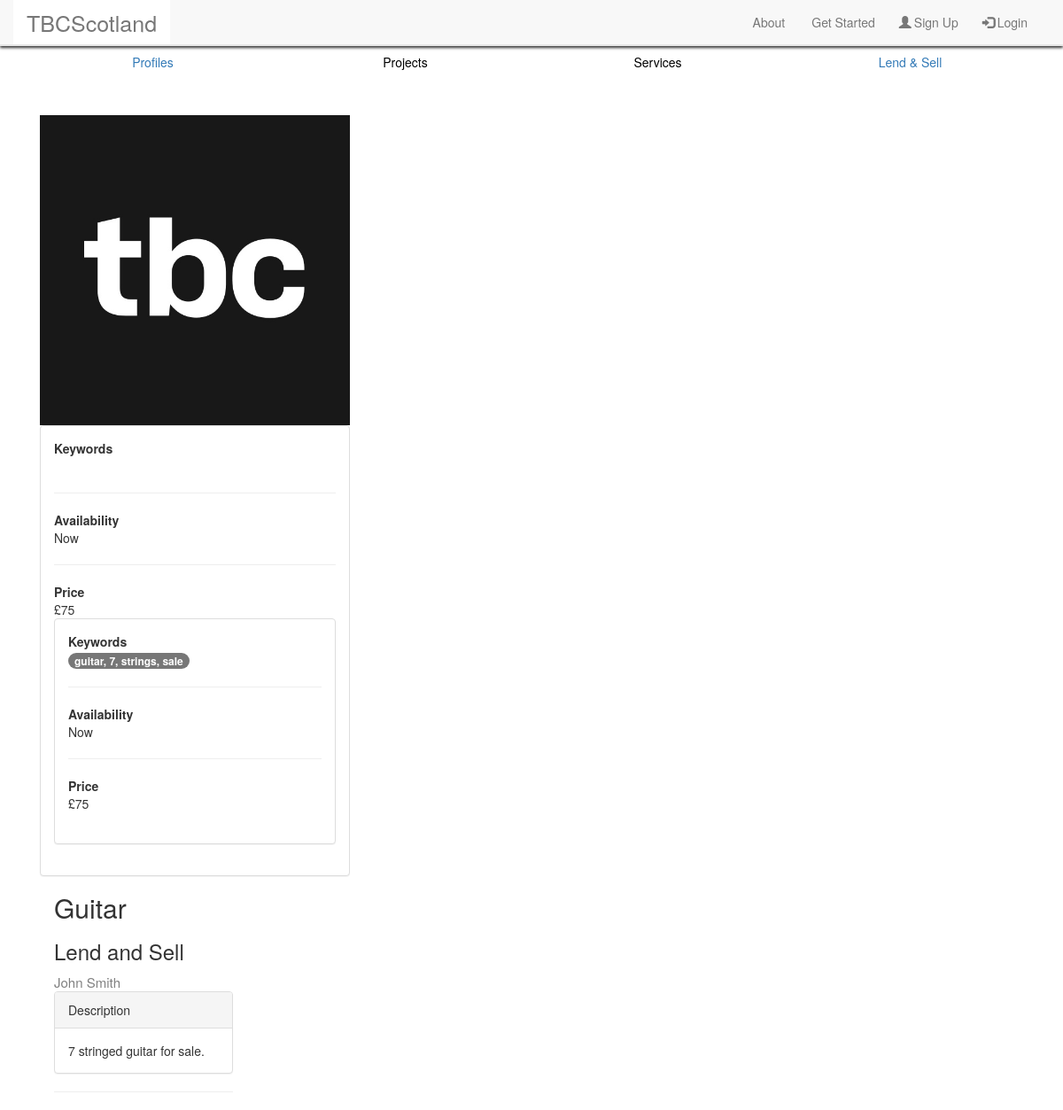
The page /tbc/lendandsell/guitar/ on the database as committed earlier.
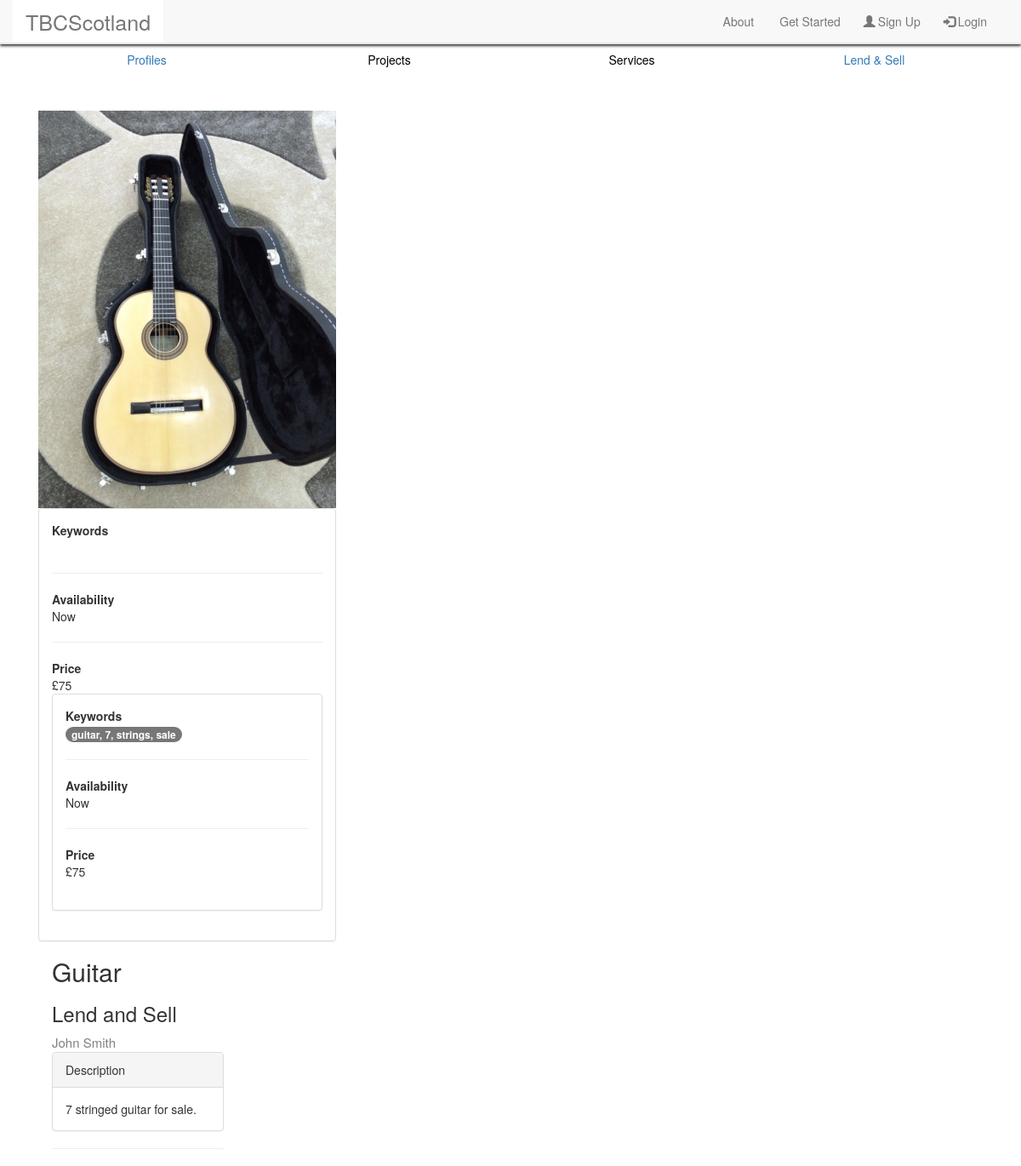
The same page on the database as committed later.
### tbc/models.py (models this page shows, shortened)
class LendAndSell(models.Model):
    profile = models.ForeignKey(Profile)
    title = models.CharField(max_length=128)
    description = models.TextField()
    views = models.IntegerField(default=0)
    slug = models.SlugField(unique=True)
    image = models.ImageField(upload_to='LendAndSell_images', default='default_profile.jpg')
    price = models.CharField(max_length=128)
    availability = models.CharField(max_length=128)
    keywords = models.TextField()

### tbc/views.py (the view, shortened to what this page needs)
# urls.py: url(r'^lendandsell/(?P<lendandsell_name_slug>[\w\-]+)/$', views.show_lendandsell, name='show_lendandsell'),
def show_lendandsell(request, lendandsell_name_slug):
    context_dict = {}
    try:
        lendandsell = LendAndSell.objects.get(slug=lendandsell_name_slug)
        comments = Comments.objects.filter(lendandsell=lendandsell)
        profile = Profile.objects.get(username=lendandsell.profile)
        context_dict['lend_ad'] = lendandsell
        context_dict['comments'] = comments
        context_dict['comment_form'] = CommentsForm()
        context_dict['profile'] = profile
    except LendAndSell.DoesNotExist:
        context_dict['lend_ad'] = None
    return render(request, 'tbc/lendandsellad.html', context_dict)

### tbc/models.py (called while the page is built)
    def __str__(self):
        return self.username

### templates/tbc/lendandsellad.html (shortened to what this page needs)
{% extends 'tbc/base.html' %}
{% load staticfiles %}
{% block body_block %}
<div class="container container_body">
    <div class="col-lg-4">
        {% if lend_ad.image %}
        <div>
            <img src="{{ lend_ad.image.url }}" width="100%">
        </div>
        {% endif %}
        <div class="panel panel-default">
            <div class="panel-body">
                <strong>Keywords</strong>
                <br>
                <br>
                <hr class="style1">
                <strong>Availability</strong>
                {% if lend_ad.availability %}
                    <div>{{ lend_ad.availability }}</div>
                {% else %}
                    <div>User {{ lend_ad.profile }} has not added in their 'Availability' section yet!</div>
                {% endif %}
                {% if lend_ad.price %}
                <hr class="style1">
                <strong>Price</strong>
                    <div>{{ lend_ad.price }}</div>
                {% endif %}
                    <div class="panel panel-default">
                        <div class="panel-body">
                            <strong>Keywords</strong>
                            <br>
                            {% if lend_ad.keywords %}
                            <span class="badge badge-secondary">{{ lend_ad.keywords }}</span>
                            {% else %}
                            <div>User {{ lend_ad.profile }} has not added in their 'Keywords' section yet!</div>
                            {% endif %}
                            <br>
                            <hr class="style1">
                            <strong>Availability</strong>
                            {% if lend_ad.availability %}
                                <div>{{ lend_ad.availability }}</div>
                            {% else %}
                                <div>User {{ lend_ad.profile }} has not added in their 'Availability' section yet!</div>
                            {% endif %}
                            {% if lend_ad.price %}
                            <hr class="style1">
                            <strong>Price</strong>
                                <div>{{ lend_ad.price }}</div>
                            {% endif %}
                            <br>
            </div>
        </div>
    </div>
    <div class="col-lg-8">
        <div>
            <h2>{{ lend_ad.title }}</h2>
            <h3>Lend and Sell</h3>
            {% if profile.firstname and profile.lastname %}
            <a href="{% url 'show_profile' profile.slug %}"><div class="keywords">{{ profile.firstname }} {{ profile.lastname }}</div></a>
            {% else %}
            <a href="{% url 'show_profile' profile.slug %}"><div class="keywords">{{ profile.username }}</div></a>
            {% endif %}
        </div>
        <div class="panel panel-default">
            <div class="panel-heading">Description</div>
            <div class="panel-body">
                {% if lend_ad.description %}
                        <div>{{ lend_ad.description }}</div>
                    {% else %}
                        <div>User {{ lend_ad.profile }} has not added in their 'Description' section yet!</div>
                {% endif %}
            </div>
        </div>
        <hr>
    </div>
</div>
{% endblock %}

Rows that differ between the two databases and show on the page:
changed LendAndSell "Guitar": image: picture added in place of a placeholder
